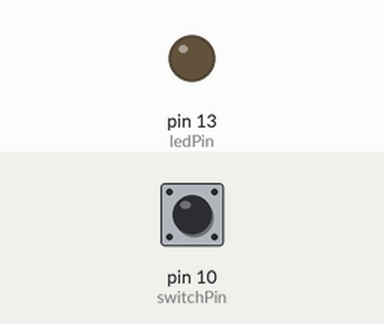
This sketch was run on a simulated Arduino Uno, built with avr-gcc and run on an emulated ATmega328P. Parts: output pins drawn as LEDs (lit = HIGH). Inputs (shaded band) come from the test bench; at power-on: pin 10 (switchPin) HIGH.

Above: at 1.2 s.
1.3 s: pin 10 (switchPin) pulled LOW for 0.15 s
At 1.37 s:
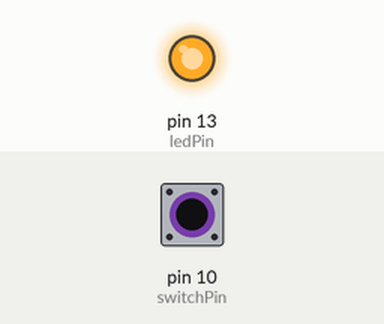
2.9 s: pin 10 (switchPin) pulled LOW for 3.2 s
At 7.3 s:
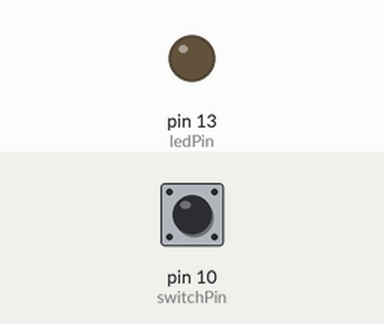
Timing chart, 0 to 8.8 s (numbered marks = the images above; inputs shaded):
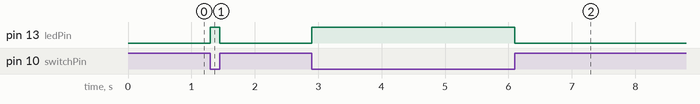

Measured:
- after the input at 1.3 s, pin 13 (ledPin): LOW → HIGH at once, → LOW 0.15 s later
- after the input at 2.9 s, pin 13 (ledPin): LOW → HIGH at once, → LOW 3.2 s later

The sketch:

sketch_aug06a.ino
```cpp
int ledPin = 13;
int switchPin = 10;
int switchValue = HIGH;

void setup() {
  pinMode(ledPin, OUTPUT);
  pinMode(switchPin, INPUT_PULLUP);
}

void loop() {
  switchValue = digitalRead(switchPin);
  digitalWrite(ledPin, switchValue);

if(switchValue == LOW) {
  digitalWrite(ledPin, HIGH);
} else {
  digitalWrite(ledPin, LOW);
}

//  if(switchValue == HIGH) {
//    digitalWrite(ledPin, LOW);
//  } else {
//    digitalWrite(ledPin, HIGH);
//  }
  delay(50);
}
```
